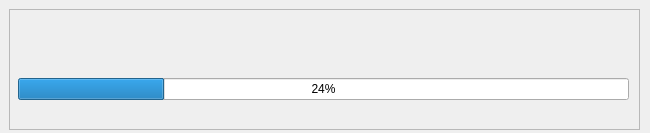
<?xml version="1.0" encoding="UTF-8"?>
<ui version="4.0">
 <class>uiStartStopControl</class>
 <widget class="QWidget" name="uiStartStopControl">
  <property name="geometry">
   <rect>
    <x>0</x>
    <y>0</y>
    <width>650</width>
    <height>133</height>
   </rect>
  </property>
  <property name="windowTitle">
   <string>Form</string>
  </property>
  <widget class="QFrame" name="m_pFrameSlider">
   <property name="geometry">
    <rect>
     <x>9</x>
     <y>9</y>
     <width>631</width>
     <height>121</height>
    </rect>
   </property>
   <property name="frameShape">
    <enum>QFrame::StyledPanel</enum>
   </property>
   <property name="frameShadow">
    <enum>QFrame::Raised</enum>
   </property>
   <widget class="QLabel" name="m_pLabelStartStop">
    <property name="geometry">
     <rect>
      <x>-1</x>
      <y>100</y>
      <width>631</width>
      <height>20</height>
     </rect>
    </property>
    <property name="text">
     <string/>
    </property>
   </widget>
   <widget class="QWidget" name="verticalLayoutWidget">
    <property name="geometry">
     <rect>
      <x>9</x>
      <y>0</y>
      <width>611</width>
      <height>91</height>
     </rect>
    </property>
    <layout class="QVBoxLayout" name="verticalLayout">
     <item>
      <layout class="QVBoxLayout" name="verticalLayout_2">
       <item>
        <widget class="QLabel" name="m_pLabelTopFrame">
         <property name="text">
          <string/>
         </property>
        </widget>
       </item>
       <item>
        <widget class="QLabel" name="m_pLabelMovie">
         <property name="text">
          <string/>
         </property>
        </widget>
       </item>
       <item>
        <widget class="QLabel" name="m_pLabelBottom">
         <property name="text">
          <string/>
         </property>
        </widget>
       </item>
      </layout>
     </item>
     <item>
      <widget class="QProgressBar" name="m_pProgress">
       <property name="value">
        <number>24</number>
       </property>
      </widget>
     </item>
    </layout>
   </widget>
  </widget>
 </widget>
 <resources/>
 <connections/>
</ui>
